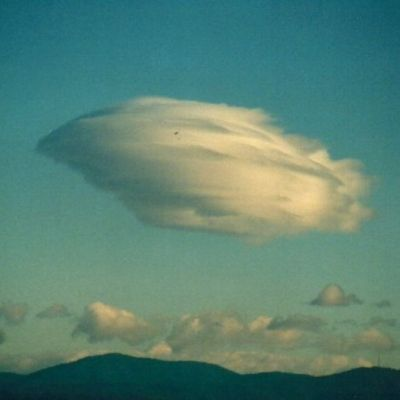
#> input picture CCSN_v2/Ac/Ac-N004.jpg, 400 x 400 px; its folder holds only this picture in this run
$ jupyter execute --allow-errors cloud_class_model_creation.ipynb   (older library calls are emulated)
#> lines starting #> are read from the running program, lines starting #| are printed output that depends on the picture
[cell 1]
import numpy as np
import matplotlib.pyplot as plt
import matplotlib.cm as mpl_cm
import pandas as pd
import cv2
from os import listdir
from os.path import isfile, join
import os
from sklearn.model_selection import train_test_split,cross_val_score, GridSearchCV
from sklearn.preprocessing import StandardScaler,PolynomialFeatures
from sklearn.base import BaseEstimator,TransformerMixin
from sklearn.pipeline import Pipeline
import random
from defisheye import Defisheye
from sklearn.metrics import confusion_matrix, ConfusionMatrixDisplay,classification_report
from sklearn.linear_model import LogisticRegression
from sklearn.ensemble import RandomForestClassifier, ExtraTreesClassifier, VotingClassifier
from sklearn.decomposition import PCA, IncrementalPCA
from sklearn.svm import LinearSVC
import joblib


def display_confusion_matrix(y_true, y_pred):
    cm = confusion_matrix(y_true, y_pred)
    labels = sorted(list(set(y_true)))
    ConfusionMatrixDisplay(cm,display_labels=labels).plot()


class  ImagePreprocessing():
    """
    A Custom class to preform preprocessings.

    This transformer takes an iterable of images (e.g., a list or a NumPy array)
    and resizes each image to a target size using OpenCV's cv2.resize function.

    The input `X` is expected to be a collection where each element
    is a valid image represented as a NumPy array.

    Attributes:
        height (int): The target height for the resized images.
        width (int): The target width for the resized images.

    """
    def __init__(self, height=64, width=64):
        self.height = height
        self.width = width


    def resize(self, X):
        """
        Resizes each image in the input iterable.
        and flatens them to a 1d representation:
        an unflattened version maybe obtained by using the method unflaten

        Args:
            X (iterable): The input data, expected to be an iterable of images.
                          Each element should be a NumPy array representing an image.

        Returns:
            np.ndarray: A new NumPy array containing a flattend representation of the resized images.
        """
        if not hasattr(X, '__iter__'):
            raise TypeError("Input must be an iterable (e.g., a list or NumPy array).")

        resized_images = []
        for i, image in enumerate(X):
            # Check if the individual item is a valid image (a NumPy array)
            if not isinstance(image, np.ndarray) or image.ndim not in [2, 3]:
                raise ValueError(f"Element at index {i} is not a valid image (expected 2D or 3D NumPy array), got {type(image)}.")

            try:
                # Resize the image using OpenCV
                resized_image = cv2.resize(image, (self.width, self.height), interpolation=cv2.INTER_CUBIC)
                resized_images.append(resized_image)
            except Exception as e:
                # This handles potential errors from cv2.resize for malformed arrays
                raise RuntimeError(f"Could not resize image at index {i}. Original shape: {image.shape}. Error: {e}")

        # It's a good practice for transformers to return a NumPy array
        # as a standard output type for subsequent steps in a pipeline.
        return np.array(resized_images)

    def flatten(self, X ):
        flattend_images = []
        for i, image in enumerate(X):
            flattend_images.append(image.flatten())
        return np.array(flattend_images)

    def add_edgeimage(self,X):
        if not hasattr(X, '__iter__'):
            raise TypeError("Input must be an iterable (e.g., a list or NumPy array).")

        rgb_gray_images = []
        for i, image in enumerate(X):
            # Check if the individual item is a valid image (a NumPy array)
            if not isinstance(image, np.ndarray) or image.ndim not in [ 3]:
                raise ValueError(f"Element at index {i} is not a valid image (expected 2D or 3D NumPy array), got {type(image)}.")

            try:
                # Resize the image using OpenCV
                grey_image = cv2.cvtColor(image, cv2.COLOR_RGB2GRAY) #(mxn)
                # Apply Sobel operator
                sobelx = cv2.Sobel(grey_image, cv2.CV_64F, 1, 0, ksize=3)  # Horizontal edges
                sobely = cv2.Sobel(grey_image, cv2.CV_64F, 0, 1, ksize=3)  # Vertical edges

                # Compute gradient magnitude
                gradient_magnitude = cv2.magnitude(sobelx, sobely)

                # Convert to uint8
                gradient_magnitude = cv2.convertScaleAbs(gradient_magnitude)#
                gradient_magnitude=gradient_magnitude.reshape(gradient_magnitude.shape+(1,))#(mxnx1)
                im_rgb_Edge= np.concat((image,gradient_magnitude),axis=2)#(mxnx3)+(mxnx1)=(mxnx4) (rgb gray)
                rgb_gray_images.append(im_rgb_Edge)
            except Exception as e:
                # This handles potential errors from cv2.resize for malformed arrays
                raise RuntimeError(f"Could not resize image at index {i}. Original shape: {image.shape}. Error: {e}")
        return rgb_gray_images

    def add_rotation_copies(self,X,y):
        augmented_images=[]
        augmented_labels=[]
        for i, image in enumerate(X):
            height, width = image.shape[:2]

            # Define the rotation center
            center = (width // 2, height // 2)

            # Define the rotation angle
            angles = [90,180,270]  # Rotate by 45 degrees

            # Define the scaling factor
            scale = 1.0  # No scaling
            augmented_images.append(image)
            augmented_labels.append(y[i])
            for angle in angles:
                # Get the rotation matrix
                rotation_matrix = cv2.getRotationMatrix2D(center, angle, scale)

                # Perform the rotation
                rotated_image = cv2.warpAffine(image, rotation_matrix, (width, height))
                augmented_images.append(rotated_image)
                augmented_labels.append(y[i])
        return augmented_images,np.array(augmented_labels)

## Load in images

[cell 2]
dirpath="./CCSN_v2"
class_dirs=listdir(dirpath)
lists_image_names=[]
for dir in class_dirs:
    lists_image_names.append(listdir(dirpath+"/"+dir))


images= []
y=[]
for  i in range(len(class_dirs)):
    for image_name in lists_image_names[i]:
        im=cv2.imread( dirpath+"/"+class_dirs[i]+"/"+image_name )
#> im is the input picture: shape (400, 400, 3); mean B, G, R 116.3, 130.1, 88.3
        im= cv2.cvtColor(im, cv2.COLOR_BGR2RGB)
        images.append(im)
        y.append(class_dirs[i])

labels=np.array(y)

# Preprocess images & data division

[cell 3]
n=64 #determined in from trails in slask

imResizer=ImagePreprocessing(height=n, width=n)
images_rgb_gray= imResizer.add_edgeimage(images)
#> the loop in add_edgeimage, `for i, image in enumerate(X):` made 2 passes
#> pass 1, in add_edgeimage, `grey_image = cv2.cvtColor(image, cv2.COLOR_RGB2GRAY)`:
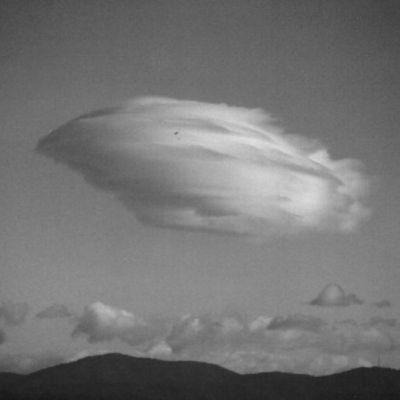
#> grey_image: shape (400, 400); min 22, max 223, mean 116
#> pass 1, in add_edgeimage, `sobelx = cv2.Sobel(grey_image, cv2.CV_64F, 1, 0, ksize=3)`:
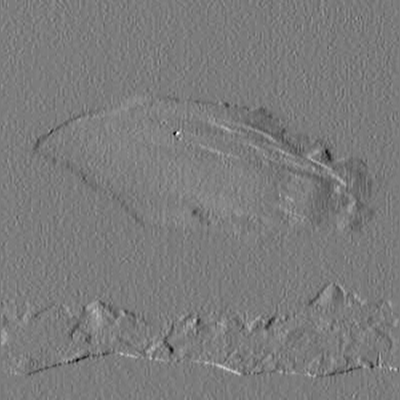
#> sobelx: shape (400, 400) float64; min -147, max 155, mean 0; drawn with min black and max white
#> pass 1, in add_edgeimage, `sobely = cv2.Sobel(grey_image, cv2.CV_64F, 0, 1, ksize=3)`:
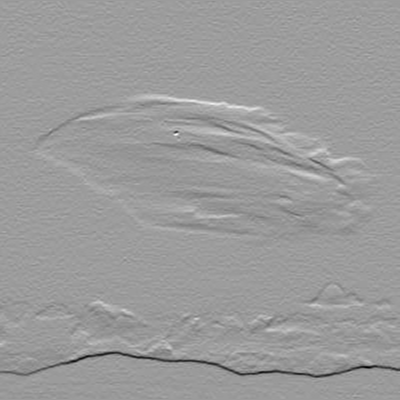
#> sobely: shape (400, 400) float64; min -316, max 201, mean -1; drawn with min black and max white
#> pass 1, in add_edgeimage, `gradient_magnitude = cv2.magnitude(sobelx, sobely)`:
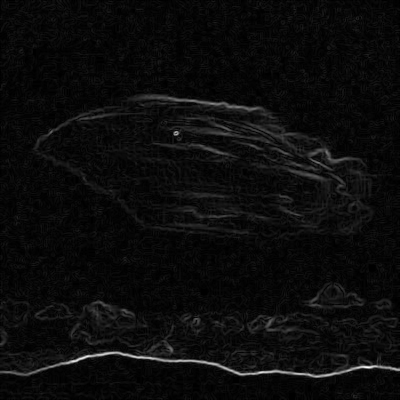
#> gradient_magnitude: shape (400, 400) float64; min 0, max 316.8, mean 15; drawn with min black and max white
#> after the loop in add_edgeimage, `for i, image in enumerate(X):`:
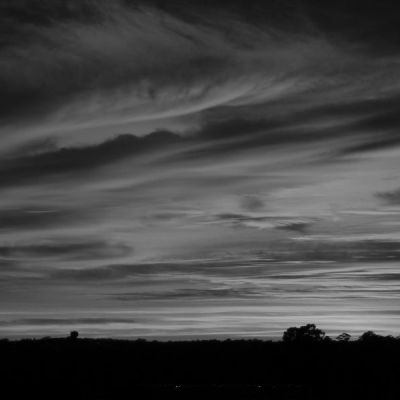
#> grey_image: shape (400, 400); min 0, max 187, mean 68.3
#> after the loop in add_edgeimage, `for i, image in enumerate(X):`:
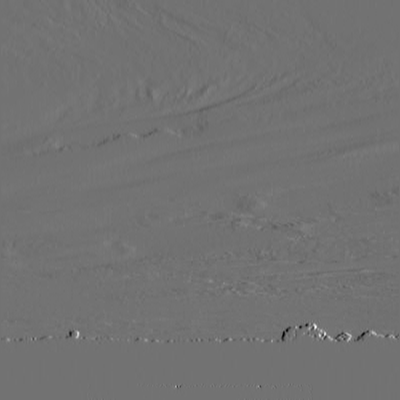
#> sobelx: shape (400, 400) float64; min -391, max 478, mean 0.4; drawn with min black and max white
#> after the loop in add_edgeimage, `for i, image in enumerate(X):`: rgb_gray_images = 2 items
#> images_rgb_gray = 2 items
resized_images= imResizer.resize(images_rgb_gray)
#> the loop in resize, `for i, image in enumerate(X):` made 2 passes
#> pass 1, in resize, `resized_image = cv2.resize(image, (self.width, self.height), interpola..`:
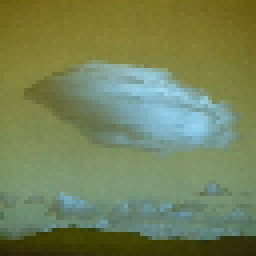
#> resized_image: shape (64, 64, 4) (shown 4 times larger); mean of channels 0, 1, 2, 3 88.4, 130.2, 116.4, 15; drawn as B, G, R
#> pass 2, in resize, `resized_image = cv2.resize(image, (self.width, self.height), interpola..`:
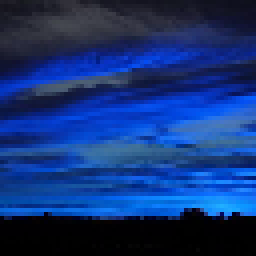
#> resized_image: shape (64, 64, 4) (shown 4 times larger); mean of channels 0, 1, 2, 3 119.3, 51.3, 18.9, 26.7; drawn as B, G, R
augmented_resized_images,augmented_y =imResizer.add_rotation_copies(resized_images,labels)
#> the loop in add_rotation_copies, `for i, image in enumerate(X):` made 2 passes
#> (height, width, center, angles, scale) on passes 1 to 2: (64, 64, (32, 32), [90, 180, 270], 1), (64, 64, (32, 32), [90, 180, 270], 1)
#> after the loop in add_rotation_copies, `for i, image in enumerate(X):`: augmented_images = 8 items; augmented_labels = ['Ac', 'Ac', 'Ac', 'Ac', 'As', 'As', 'As', 'As']
#> augmented_resized_images = 8 items
images_training_data= imResizer.flatten(augmented_resized_images)
#> the loop in flatten, `for i, image in enumerate(X):` made 8 passes

X=images_training_data
y=augmented_y

X_train_val, X_test, y_train_val , y_test =train_test_split(X,y ,test_size=0.1 ,random_state=42)

X_train, X_val, y_train, y_val = train_test_split(X_train_val,y_train_val, test_size=0.2, random_state=42)
